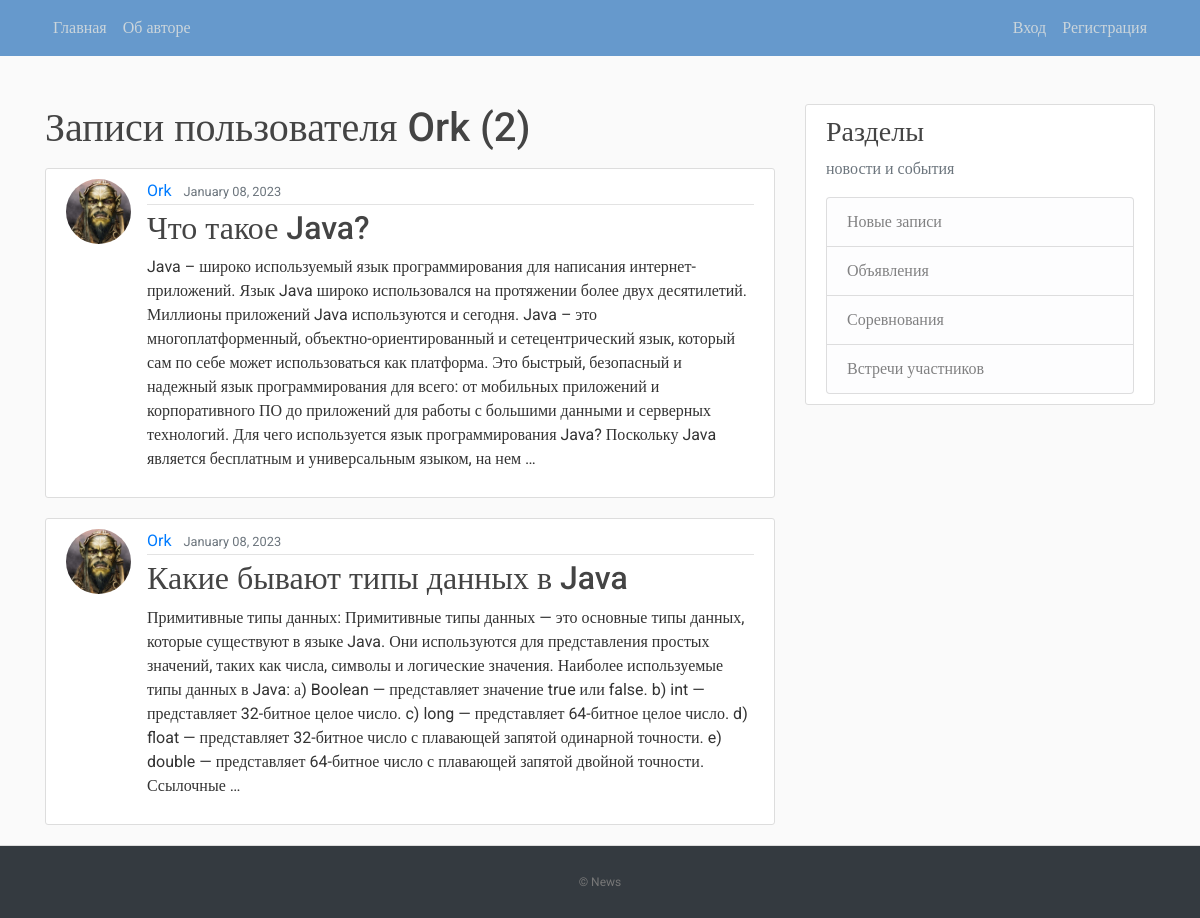
The app's page /user/Ork with its own data.
### blog/models.py (models this page shows, shortened)
class Post(models.Model):
    title = models.CharField(max_length=100)
    content = models.TextField()
    date_posted = models.DateTimeField(default=timezone.now)
    author = models.ForeignKey(User, on_delete=models.CASCADE)

### users/models.py (models this page shows, shortened)
class Profile(models.Model):
    user = models.OneToOneField(User, on_delete=models.CASCADE)
    image = models.ImageField(default='default.jpg', upload_to='profile_pics')

### blog/views.py (the view)
# urls.py: path('user/<str:username>', UserPostListView.as_view(), name='user-posts'),
class UserPostListView(ListView):
    model = Post
    template_name = 'blog/user_posts.html'
    context_object_name = 'posts'
    paginate_by = 5
    def get_queryset(self):
        user = get_object_or_404(User, username=self.kwargs.get('username'))
        return Post.objects.filter(author=user).order_by('-date_posted')

### blog/templates/blog/user_posts.html (shortened to what this page needs)
{% extends "blog/base.html" %}
{% block content %}
    <h1 class="mb-3">Записи пользователя {{ view.kwargs.username }} ({{ page_obj.paginator.count }})</h1>
    {% for post in posts %}
        <article class="media content-section">
          <img class="rounded-circle article-img" src="{{ post.author.profile.image.url }}">
          <div class="media-body">
            <div class="article-metadata">
              <a class="mr-2" href="{% url 'user-posts' post.author.username %}">{{ post.author }}</a>
              <small class="text-muted">{{ post.date_posted|date:"F d, Y" }}</small>
            </div>
            <h2><a class="article-title" href="{% url 'post-detail' post.id %}">{{ post.title }}</a></h2>
            <p class="article-content">{{ post.content|truncatewords:80 }}</p>
          </div>
        </article>
    {% endfor %}
{% endblock content %}

### blog/static/blog/main.css (style rules this page uses)
﻿body, html { width:100%; height:100% }
body { margin:0; padding:0; background: #fafafa; color: #333333; margin-top: 5rem; font-family:Roboto; }
h1, h2, h3, h4, h5, h6 { color: #444444; }
.content-section { background: #ffffff; padding: 10px 20px; border: 1px solid #dddddd; border-radius: 3px; margin-bottom: 20px; }
.article-title { color: #444444; }
.article-content { white-space: pre-line; }
.article-img { height: 65px; width: 65px; margin-right: 16px; }
.article-metadata { padding-bottom: 1px; margin-bottom: 4px; border-bottom: 1px solid #e3e3e3 }

### records on screen
Post: author.profile.image (picture), author "Ork", date_posted "January 08, 2023", title "Что такое Java?", content "Java – широко используемый язык программирования для написания интернет-приложений. Язык Java широко использовался на протяжении более двух десятилетий. Миллионы приложений Java используются и сегодня. Java – это многоплатформенный, объектно-ориентированный и сетецентрический язык, который сам по себе может использоваться как платформа. Это быстрый, безопасный и надежный язык программирования для всего: от мобильных приложений и корпоративного ПО до приложений для работы с большими данными и серверных технологий. Для чего используется язык программирования Java? Поскольку Java является бесплатным и универсальным языком, на нем …"
Post: author.profile.image (picture), author "Ork", date_posted "January 08, 2023", title "Какие бывают типы данных в Java", content "Примитивные типы данных: Примитивные типы данных — это основные типы данных, которые существуют в языке Java. Они используются для представления простых значений, таких как числа, символы и логические значения. Наиболее используемые типы данных в Java: а) Boolean — представляет значение true или false. b) int — представляет 32-битное целое число. c) long — представляет 64-битное целое число. d) float — представляет 32-битное число с плавающей запятой одинарной точности. e) double — представляет 64-битное число с плавающей запятой двойной точности. Ссылочные …"

### other values on screen
{{ view.kwargs.username }} "Ork"
{{ page_obj.paginator.count }} "2"
